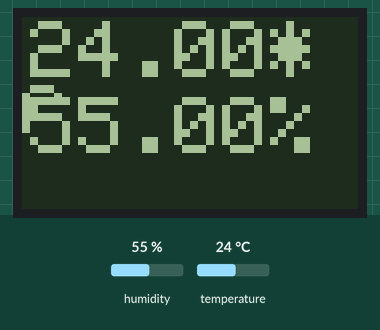
The sketch below on a simulated Arduino Uno, built with avr-gcc and run on an emulated ATmega328P. On the bench: 84×48 one-colour display. Wiring (inferred from the names in the program): DHT11 sensor: data pin 12. Inputs (shaded band) come from the test bench; at power-on: humidity 55 %, temperature 24 °C. What the sketch prints to the serial monitor is not drawn.

Above: at 3.1 s.
3.2 s: humidity set to 22 %
At 4.8 s:
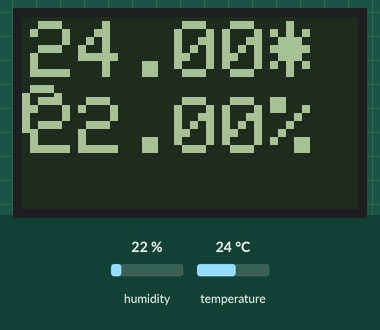
6.0 s: temperature set to 12 °C
At 7.7 s:
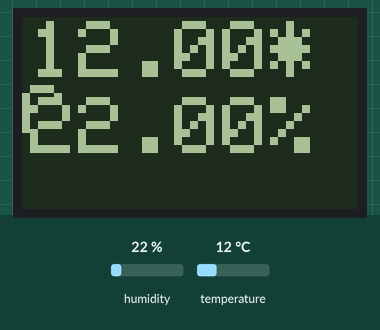
8.8 s: humidity set to 40 %
At 10.9 s:
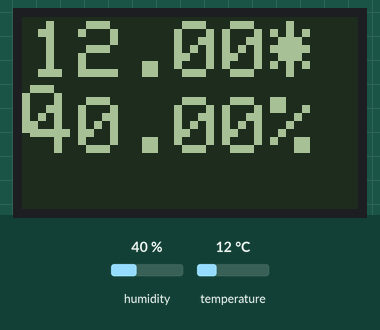
12.0 s: temperature set to 19 °C
At 13.8 s:
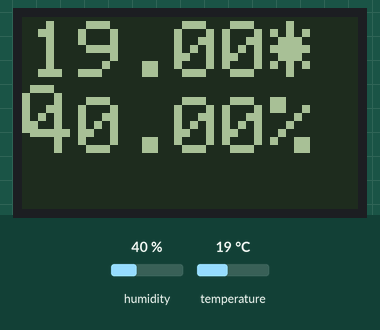
Timing chart, 0 to 15.3 s (numbered marks = the images above; inputs shaded):
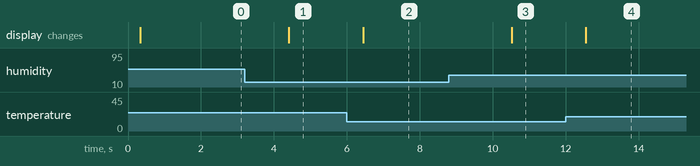

The sketch:

nokia5110.ino
```cpp
#include "DHT.h"

#define DHTPIN 12     // what digital pin we're connected to

// Uncomment whatever type you're using!
#define DHTTYPE DHT11   // DHT 11
//#define DHTTYPE DHT22   // DHT 22  (AM2302), AM2321
//#define DHTTYPE DHT21   // DHT 21 (AM2301)

DHT dht(DHTPIN, DHTTYPE);


#include <Wire.h>
#include <Adafruit_Sensor.h>
#include <Adafruit_BMP280.h>

Adafruit_BMP280 bme; // I2C

#include <SPI.h>
#include <Adafruit_GFX.h>
#include <Adafruit_PCD8544.h>

// Software SPI (slower updates, more flexible pin options):
// pin 7 - Serial clock out (SCLK)
// pin 6 - Serial data out (DIN)
// pin 5 - Data/Command select (D/C)
// pin 4 - LCD chip select (CS)
// pin 3 - LCD reset (RST)

Adafruit_PCD8544 display = Adafruit_PCD8544(7, 6, 5, 4, 8);

// Hardware SPI (faster, but must use certain hardware pins):
// SCK is LCD serial clock (SCLK) - this is pin 13 on Arduino Uno
// MOSI is LCD DIN - this is pin 11 on an Arduino Uno
// pin 5 - Data/Command select (D/C)
// pin 4 - LCD chip select (CS)
// pin 3 - LCD reset (RST)
// Adafruit_PCD8544 display = Adafruit_PCD8544(5, 4, 3);
// Note with hardware SPI MISO and SS pins aren't used but will still be readhu
// and written to during SPI transfer.  Be careful sharing these pins!

#define XPOS 0
#define YPOS 1
#define DELTAY 2


#define LOGO16_GLCD_HEIGHT 16
#define LOGO16_GLCD_WIDTH  16


void setup()   {
  Serial.begin(9600);
  Serial.println(F("BMP280 test"));

  dht.begin();
  /*
  if (!bme.begin()) {
    Serial.println(F("Could not find a valid BMP280 sensor, check wiring!"));
    while (1);
  }
  */

  display.begin();
  // init done

  // you can change the contrast around to adapt the display
  // for the best viewing!
  display.setContrast(50);

  display.clearDisplay();
  display.display();

  // text display tests


  display.setTextColor(WHITE, BLACK); // 'inverted' text
  display.setTextSize(2);


  /*
  // invert the display
  display.invertDisplay(true);
  delay(1000);
  display.invertDisplay(false);
  delay(1000);
  */

}


void loop() {

  float t = dht.readTemperature();
  float h = dht.readHumidity();

  display.clearDisplay();

  display.fillRect(0, 0, 84, 48, BLACK);

  display.setCursor(2, 1);
  display.print(t); display.print("*C");

  display.setCursor(2, 20);
  display.print(h); display.print("%");

  display.display();
  delay(100);
}
```

Measured:
- after the input at 3.2 s, the display: changes after 1.2 s (image 1)
- after the input at 6.0 s, the display: changes after 0.44 s (image 2)
- after the input at 8.8 s, the display: changes after 1.7 s (image 3)
- after the input at 12.0 s, the display: changes after 0.55 s (image 4)
